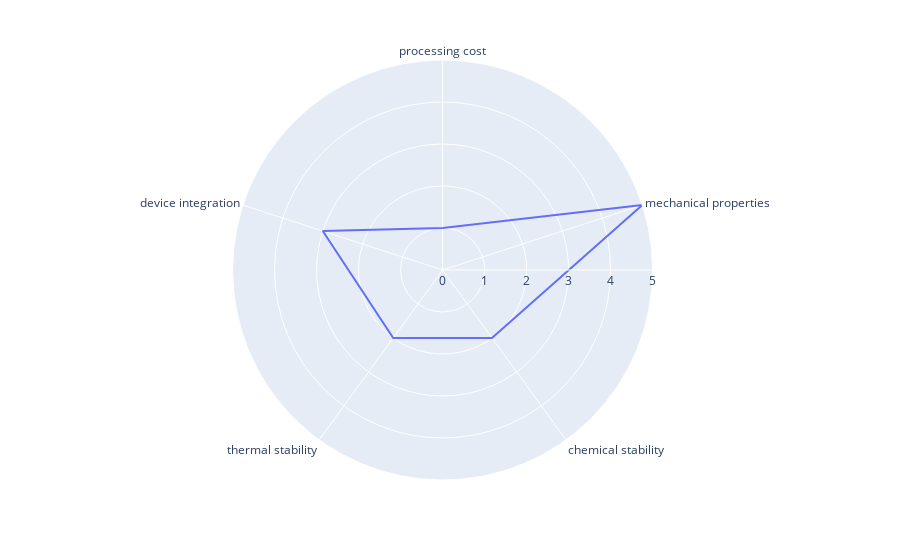

The code cell stored with this chart in its notebook:
### Code cell
import plotly.express as px
import pandas as pd
df = pd.DataFrame(dict(
    r=[1, 5, 2, 2, 3],
    theta=['processing cost','mechanical properties','chemical stability', 
           'thermal stability', 'device integration']))
fig = px.line_polar(df, r='r', theta='theta', line_close=True)
fig.show()

### Figure 1 — Plotly figure (JSON) as saved in the notebook; plotly's stock layout.template omitted (floating-point values rounded to 4 significant figures)
{"data": [{"hoverlabel": {"namelength": 0}, "hovertemplate": "r=%{r}<br>theta=%{theta}", "legendgroup": "", "line": {"color": "#636efa", "dash": "solid"}, "mode": "lines", "name": "", "r": [1, 5, 2, 2, 3, 1], "showlegend": false, "subplot": "polar", "theta": ["processing cost", "mechanical properties", "chemical stability", "thermal stability", "device integration", "processing cost"], "type": "scatterpolar"}], "layout": {"autosize": true, "legend": {"tracegroupgap": 0}, "margin": {"t": 60}, "polar": {"angularaxis": {"direction": "clockwise", "rotation": 90, "type": "category"}, "domain": {"x": [0, 0.98], "y": [0, 1]}, "radialaxis": {"autorange": true, "range": [0, 5], "type": "linear"}}}}
